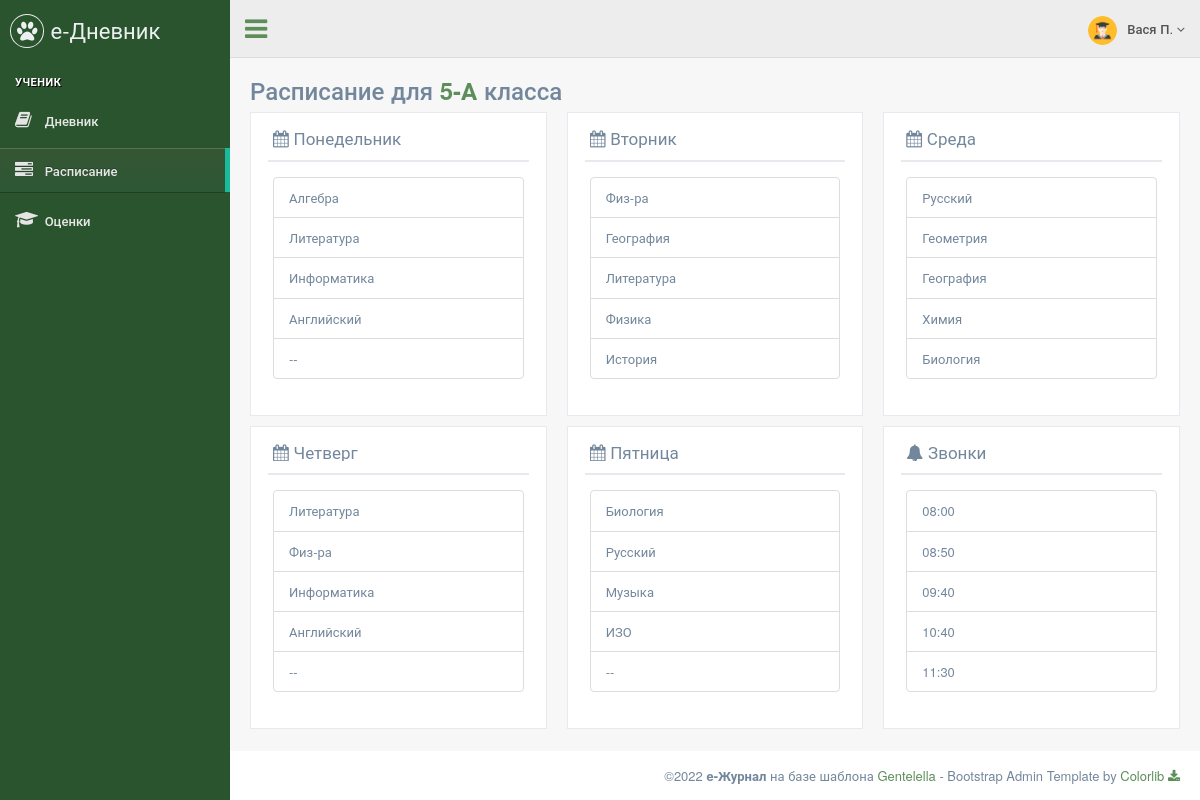
The page /student/schedule (signed in) on the database its author committed.
### data/menu.py (models this page shows)
class Menu(ORMBase):
    __tablename__ = 'menu'
    id = Column(Integer, primary_key=True, autoincrement=True, unique=True)
    name = Column(String, nullable=True)
    section = Column(String, nullable=True)
    title = Column(String, nullable=True)
    icon = Column(String, nullable=True)
    ref = Column(String, nullable=True)
    roles = Column(String, nullable=True)
    order = Column(Integer, nullable=True)

### data/users.py (models this page shows)
class Users(ORMBase, UserMixin):
    __tablename__ = 'users'
    __json_exclude__ = set(["password"])
    id = Column(Integer, primary_key=True, autoincrement=True, unique=True)
    name = Column(String, nullable=True)
    surname = Column(String, nullable=True)
    otchestvo = Column(String, nullable=True)
    login = Column(String, nullable=True)
    password = Column(String, nullable=True)
    role = Column(String, nullable=True)
    class_id = Column(Integer, ForeignKey('classes.cl_id'), nullable=True)
    active = Column(Integer, nullable=True)

### data/classes.py (models this page shows)
class Classes(ORMBase):
    __tablename__ = 'classes'
    cl_id = Column(Integer, primary_key=True, autoincrement=True, unique=True)
    number = Column(Integer, nullable=True)
    letter = Column(String, nullable=True)
    schedule = Column(Text, nullable=True)
    time_schedule = Column(Text, nullable=True)

### main.py (the view)
@app.route('/student/schedule')
def student_schedule():
    clas = session.query(Classes).filter(Classes.cl_id == current_user.class_id).first()
    sch = loads(session.query(Classes).filter(Classes.cl_id == current_user.class_id).first().schedule)
    days = {'Понедельник': [x for x in sch['mon']],
            'Вторник': [x for x in sch['tue']],
            'Среда': [x for x in sch['wed']],
            'Четверг': [x for x in sch['thu']],
            'Пятница': [x for x in sch['fri']]
            }
    rngs = loads(session.query(Classes).filter(Classes.cl_id == current_user.class_id).first().time_schedule)
    times = rngs['day']
    return render_page(['admin', 'student'], '/student/schedule', 'teacher_schedule.html', days=days, times=times, clas=clas)

### main.py (called while the page is built)
@login_manager.user_loader
def load_user(user_id):
    return session.query(Users).get(user_id)

def get_menu(role):
    items = session.query(Menu).filter(Menu.roles.ilike(f'%{role}%')).all()
    menu = dict()
    section = ""
    for item in items:
        if item.section:
            arr = menu.get(section)
            arr.append(item)
            menu[section] = arr
        else:
            section = item.title
            menu[section] = []
    return menu

def render_page(roles, ref, template, **context):
    if not login_fresh():
        return render_403()
    else:
        if current_user.role in roles:
            menu = get_menu(current_user.role)
            if not context:
                context = dict()
            context["menu"] = menu
            context["ref"] = ref
            context["role"] = current_user.role
            context["username"] = f"{current_user.name} {current_user.surname[0]}."
            return render_template(template, **context)
        else:
            return render_403()

### templates/teacher_schedule.html (shortened to what this page needs)
{% extends "page_base.html" %}
{% block content %}
<div class="">
    <div class="page-title">
        <div class="title_left">
            <h3>Расписание для <b><span style="color: #5d8e5a;">{{ clas.number }}-{{ clas.letter }}</span></b> класса</h3>
        </div>
        <div class="clearfix"></div>
        <div class="row">
            {% for day in days.keys() %}
            <div class="col-xxl-2 col-lg-4 col-sm-6">
                <div class="x_panel">
                    <div class="x_title">
                        <h2><i class="fa fa-calendar"></i> {{ day }}</h2>
                        <div class="clearfix"></div>
                    </div>
                    <div class="x_content">
                        <ul class="list-group">
                            {% for i in range(5) %}
                                {% if days[day][i] %}
                                    <li class="list-group-item">{{days[day][i]}}</li>
                                {% else %}
                                    <li class="list-group-item">--</li>
                                {% endif %}
                            {% endfor %}
                        </ul>
                    </div>
                </div>
            </div>
            {% endfor %}
            <div class="col-xxl-2 col-lg-4 col-sm-6">
                <div class="x_panel">
                    <div class="x_title">
                        <h2><i class="fa fa-bell"></i> Звонки</h2>
                        <div class="clearfix"></div>
                    </div>
                    <div class="x_content">
                        <ul class="list-group">
                            {% for time in times %}
                            <li class="list-group-item">{{ time }}</li>
                            {% endfor %}
                        </ul>
                    </div>
                </div>
            </div>
        </div>
    </div>
</div>
{% endblock %}

### templates/page_base.html (shortened to what this page needs)
<!DOCTYPE html>
<html lang="en">
  <head>
    <link href="/static/vendors/bootstrap/css/bootstrap.min.css" rel="stylesheet">
    <link href="/static/vendors/font-awesome/css/font-awesome.min.css" rel="stylesheet">
    <link href="/static/vendors/nprogress/nprogress.css" rel="stylesheet">
    <link href="/static/vendors/animate.css/animate.min.css" rel="stylesheet">
    <link href="/static/vendors/datatables.net-bs/css/dataTables.bootstrap.min.css" rel="stylesheet">
    <link href="/static/vendors/datatables.net-buttons-bs/css/buttons.bootstrap.min.css" rel="stylesheet">
    <link href="/static/vendors/datatables.net-fixedheader-bs/css/fixedHeader.bootstrap.min.css" rel="stylesheet">
    <link href="/static/vendors/datatables.net-responsive-bs/css/responsive.bootstrap.min.css" rel="stylesheet">
    <link href="/static/vendors/datatables.net-scroller-bs/css/scroller.bootstrap.min.css" rel="stylesheet">
    <link href="/static/vendors/switchery/switchery.css" rel="stylesheet">
    <link href="/static/vendors/bootstrap-datetimepicker/css/bootstrap-datetimepicker.css" rel="stylesheet">
    <link href="/static/css/custom.css" rel="stylesheet">
  </head>
  <body class="nav-md">
    <div class="container body">
      <div class="main_container">
        <div class="col-md-3 left_col">
          <div class="left_col scroll-view">
            <div class="navbar nav_title" style="border: 0;">
              <a href="index.html" class="site_title"><i class="fa fa-paw"></i> <span>е-Дневник</span></a>
            </div>
            <br />
            <div id="sidebar-menu" class="main_menu_side hidden-print main_menu">
              {% for section in menu.keys() %}
                <div class="menu_section">
                  <h3>{{ section }}</h3>
                  <ul class="nav side-menu">
                    {% for item in menu.get(section) %}
                      {% if item.ref == ref %}
                        <li class="active"><a href="{{ item.ref }}"><i class="{{ item.icon }}"></i> {{ item.title }}</a></li>
                      {% else %}
                        <li><a href="{{ item.ref }}"><i class="{{ item.icon }}"></i> {{ item.title }}</a></li>
                      {% endif %}
                    {% endfor %}
                  </ul>
                </div>
              {% endfor %}
            </div>
          </div>
        </div>
        <div class="top_nav">
          <div class="nav_menu">
            <nav>
              <div class="nav toggle">
                <a id="menu_toggle"><i class="fa fa-bars"></i></a>
              </div>
              <ul class="nav navbar-nav navbar-right">
                <li class="">
                  <a href="javascript:;" class="user-profile dropdown-toggle" data-toggle="dropdown" aria-expanded="false">
                    <img src="/static/images/{{ role }}.png" alt="">{{ username }}
                    <span class=" fa fa-angle-down"></span>
                  </a>
                </li>
              </ul>
            </nav>
          </div>
        </div>
        <div id="page-content" class="right_col" role="main">
          {% block content %}{% endblock %}
        </div>
        <footer>
          <div class="pull-right">
            ©2022 <b>e-Журнал</b> на базе шаблона <a href="https://colorlib.com/polygon/gentelella/index.html">Gentelella</a> - Bootstrap Admin Template by <a href="https://github.com/ColorlibHQ/gentelella">Colorlib <i class="fa fa-download"></i></a>
          </div>
          <div class="clearfix"></div>
        </footer>
      </div>
    </div>
  </body>
</html>

### rows shown on the page
Menu: title "УЧЕНИК"
Menu: title "Дневник"
Menu: title "Расписание"
Menu: title "Оценки"
Users: role (picture)
Classes: number "5", letter "А"

### other values the page prints
{{ username }} "Вася П."
{{ day }} "Понедельник" "Вторник" "Среда" "Четверг" "Пятница"
{{ days[day][i] }} "Алгебра" "Литература" "Информатика" "Английский" "Физ-ра" "География" "Литература" "Физика" "История" "Русский" "Геометрия" "География" "Химия" "Биология" "Литература" "Физ-ра" "Информатика" "Английский" "Биология" "Русский" "Музыка" "ИЗО"
{{ time }} "08:00" "08:50" "09:40" "10:40" "11:30"
